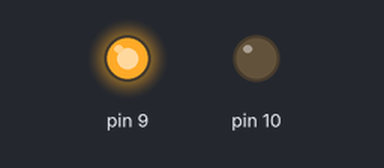
Bench run of a sketch on a simulated Arduino Uno, built with avr-gcc and run on an emulated ATmega328P. On the bench: output pins drawn as LEDs (lit = HIGH).

Above: at 0.5 s.
At 2.7 s:
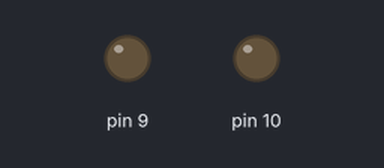
At 5.0 s:
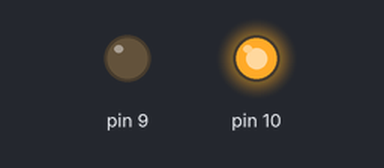
Timing chart, 0 to 6.9 s (numbered marks = the images above):
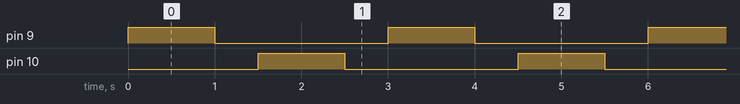

The sketch:

a5.ino
```cpp
void setup() {
  // put your setup code here, to run once:
  pinMode(9,OUTPUT);
  pinMode(10,OUTPUT);
}

void loop() {
  // put your main code here, to run repeatedly:
  digitalWrite(9,HIGH);
  delay(1000);
  digitalWrite(9,LOW);
  delay(500);
  digitalWrite(10,HIGH);
  delay(1000);
  digitalWrite(10,LOW);
  delay(500);
}
```

Measured:
- by itself, pin 9, pin 10: alternates HIGH for 1.0 s and LOW for 2.0 s
- by itself, everything shown: repeats every 3.0 s, in 4 steps
